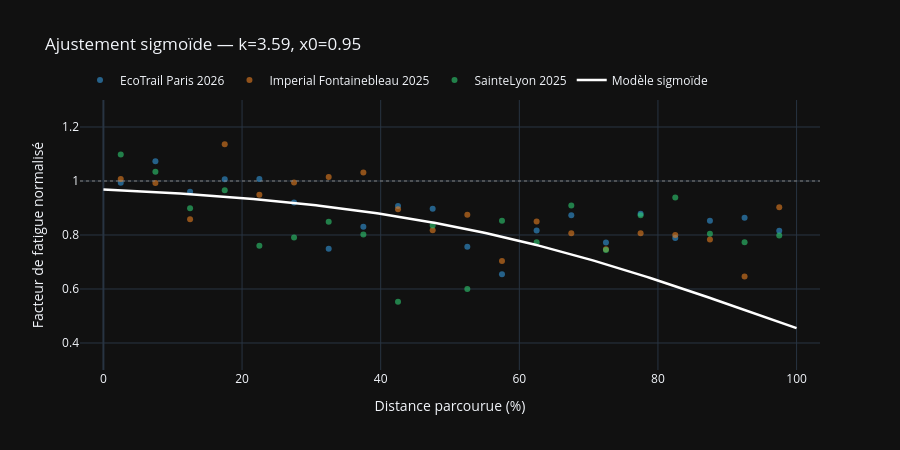

Source (notebook cell):
### Code cell
from scipy.optimize import curve_fit


def sigmoid_fatigue(x, k, x0):
    """
    Sigmoid fatigue model : f(x) = 1 / (1 + exp(k*(x - x0)))

    x  : fraction de distance [0, 1]
    k  : pente de la dégradation (>0)
    x0 : point d'inflexion (fraction de distance)
    """
    return 1.0 / (1.0 + np.exp(k * (x - x0)))






# Ajustement sur la moyenne des 3 courses
all_centers = profiles[list(profiles.keys())[0]]['centers']
all_ratios  = np.array([p['ratios'] for p in profiles.values()])
mean_ratios = np.nanmean(all_ratios, axis=0)

# Normalisation : le ratio de départ doit être ~1
ref_val = np.nanmedian(mean_ratios[:4])
mean_ratios_norm = mean_ratios / ref_val

valid = ~np.isnan(mean_ratios_norm)
popt, _ = curve_fit(
    sigmoid_fatigue,
    all_centers[valid],
    mean_ratios_norm[valid],
    p0=[5.0, 0.7],
    bounds=([0.5, 0.3], [20.0, 0.95]),
    maxfev=5000,
)
k_fit, x0_fit = popt

print(f"Modèle sigmoïde ajusté :")
print(f"  k  = {k_fit:.3f}  (pente de dégradation)")
print(f"  x0 = {x0_fit:.3f}  (inflexion à {x0_fit*100:.0f}% de la distance)")
print()

# Visualisation de l'ajustement
x_plot = np.linspace(0, 1, 200)
y_fit  = sigmoid_fatigue(x_plot, k_fit, x0_fit)

fig = go.Figure()

for (name, data), color in zip(profiles.items(), COLORS):
    fig.add_trace(go.Scatter(
        x=data['centers'] * 100,
        y=data['ratios'] / np.nanmedian(data['ratios'][:4]),
        mode='markers',
        name=name,
        marker=dict(color=color, size=6, opacity=0.6),
    ))

fig.add_trace(go.Scatter(
    x=x_plot * 100,
    y=y_fit,
    mode='lines',
    name='Modèle sigmoïde',
    line=dict(color='white', width=2.5),
))

fig.add_hline(y=1.0, line=dict(color='gray', width=1, dash='dot'))

fig.update_layout(
    template='plotly_dark',
    title=f'Ajustement sigmoïde — k={k_fit:.2f}, x0={x0_fit:.2f}',
    xaxis=dict(title='Distance parcourue (%)'),
    yaxis=dict(title='Facteur de fatigue normalisé', range=[0.3, 1.3]),
    height=450,
    legend=dict(orientation='h', yanchor='bottom', y=1.02),
)
fig.show()

# Paramètres à reporter dans la cellule de paramètres du notebook principal
print(f"\nParamètres à utiliser dans predict_segments() :")
print(f"  FATIGUE_K  = {k_fit:.3f}")
print(f"  FATIGUE_X0 = {x0_fit:.3f}")

### Figure 1 — Plotly figure (JSON) as saved in the notebook; plotly's stock layout.template omitted (floating-point values rounded to 4 significant figures; data arrays with more than 128 entries replaced by an {"elided": "..."} marker saying what was removed)
{"data": [{"marker": {"color": "#3498db", "opacity": 0.6, "size": 6}, "mode": "markers", "name": "EcoTrail Paris 2026", "type": "scatter", "x": [2.5, 7.5, 12.5, 17.5, 22.5, 27.5, 32.5, 37.5, 42.5, 47.5, 52.5, 57.5, 62.5, 67.5, 72.5, 77.5, 82.5, 87.5, 92.5, 97.5], "y": [0.9937, 1.073, 0.9605, 1.006, 1.007, 0.9205, 0.7495, 0.8304, 0.9075, 0.8976, 0.7562, 0.6547, 0.817, 0.8735, 0.7719, 0.8786, 0.7885, 0.8525, 0.8636, 0.8154]}, {"marker": {"color": "#e67e22", "opacity": 0.6, "size": 6}, "mode": "markers", "name": "Imperial Fontainebleau 2025", "type": "scatter", "x": [2.5, 7.5, 12.5, 17.5, 22.5, 27.5, 32.5, 37.5, 42.5, 47.5, 52.5, 57.5, 62.5, 67.5, 72.5, 77.5, 82.5, 87.5, 92.5, 97.5], "y": [1.008, 0.9922, 0.8579, 1.136, 0.9495, 0.9942, 1.015, 1.032, 0.8952, 0.8179, 0.8754, 0.7037, 0.8497, 0.8063, 0.7471, 0.8063, 0.8003, 0.7835, 0.6466, 0.9025]}, {"marker": {"color": "#2ecc71", "opacity": 0.6, "size": 6}, "mode": "markers", "name": "SainteLyon 2025", "type": "scatter", "x": [2.5, 7.5, 12.5, 17.5, 22.5, 27.5, 32.5, 37.5, 42.5, 47.5, 52.5, 57.5, 62.5, 67.5, 72.5, 77.5, 82.5, 87.5, 92.5, 97.5], "y": [1.098, 1.034, 0.8987, 0.9656, 0.7606, 0.7903, 0.8495, 0.8015, 0.553, 0.8354, 0.6001, 0.8528, 0.7734, 0.9094, 0.7442, 0.8732, 0.9389, 0.8046, 0.7727, 0.7977]}, {"line": {"color": "white", "width": 2.5}, "mode": "lines", "name": "Modèle sigmoïde", "type": "scatter", "x": {"elided": "200 float values"}, "y": {"elided": "200 float values"}}], "layout": {"height": 450, "legend": {"orientation": "h", "y": 1.02, "yanchor": "bottom"}, "shapes": [{"line": {"color": "gray", "dash": "dot", "width": 1}, "type": "line", "x0": 0, "x1": 1, "xref": "x domain", "y0": 1, "y1": 1, "yref": "y"}], "title": {"text": "Ajustement sigmoïde — k=3.59, x0=0.95"}, "xaxis": {"title": {"text": "Distance parcourue (%)"}}, "yaxis": {"range": [0.3, 1.3], "title": {"text": "Facteur de fatigue normalisé"}}}}
